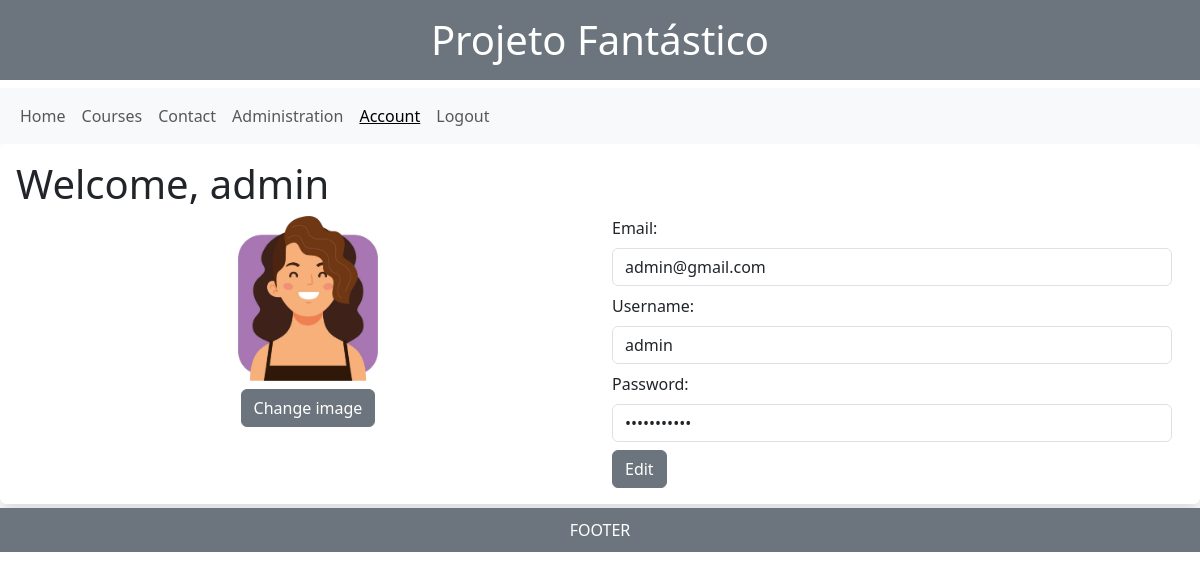
/index.php?p=account (signed in), run on the app's committed database.
### tables this page shows
CREATE TABLE user(
    id INT AUTO_INCREMENT PRIMARY KEY,
    email VARCHAR(100) NOT NULL UNIQUE,
    password VARCHAR(45) NOT NULL,
    username VARCHAR(45),
    last_login DATETIME,
    banned DATETIME,
    image VARCHAR(10),
    usertype_id INT,

    FOREIGN KEY (usertype_id) REFERENCES usertype(id)
);

### index.php (called while the page is built)
<?php
include('content/head.php');
include('content/header.php');
include('routes/routes.php');
include('content/footer.php');
?>

### db/user/selectbyid.php (called while the page is built, shortened)
<?php
include('db/conn.php');
$id = $_SESSION['id'];
$sql = "SELECT * FROM user WHERE id = $id";
$result = $conn->query($sql);
$row = $result->fetch_assoc();
?>

### content/pages/account.php (the view, shortened to what this page needs)
<h1>Welcome,
<?php
include('db/user/selectbyid.php');
echo $row['username'];
?>
</h1>
<div class="container-fluid">
    <div class="row">
        <div class="col-12 col-md-6 text-center">
            <?php if ($row['image'] == "") { ?>
                <img class="img_account" src="img/default.png" alt="">
            <?php } else { ?>
                <img class="img_account" src="img/users/<?=$row['image']?>" alt="">
            <?php } ?>
            <br>
            <button type="button" class="btn btn-secondary mt-2" data-bs-toggle="modal" data-bs-target="#modalChangeImage">Change image</button>
        </div>
        <div class="col-12 col-md-6">
            <form action="db/user/update.php" method="post">
                <div class="row">
                    <div class="col"><label class="form-label" for="email">Email:</label></div>
                </div>
                <div class="row">
                    <div class="col"><input class="form-control" type="email" name="account_email" id="account_email"
                    value="<?= $row['email']?>"></div>
                </div>
                <div class="row mt-2">
                    <div class="col"><label class="form-label" for="username">Username:</label></div>
                </div>
                <div class="row">
                    <div class="col"><input class="form-control" type="text" name="account_username" id="account_username" value="<?= $row['username']?>"></div>
                </div>
                <div class="row mt-2">
                    <div class="col"><label class="form-label" for="username">Password:</label></div>
                </div>
                <div class="row">
                    <div class="col">
                        <input class="form-control" type="password" name="account_password" id="account_password" value="***********">
                    </div>
                </div>
                <div class="row mt-2" id="account_edit">
                    <div class="col">
                        <a class="btn btn-secondary" onclick="edit()">Edit</a>
                    </div>
                </div>
            </form>
        </div>
    </div>
</div>

### css/style.css (style rules this page uses)
#account_email, #account_username, #account_password, #account_password1 { pointer-events: none; }
.img_account { width: 25%; }

### data on the page
user: username "admin", image (picture), account_email "admin@gmail.com", account_username "admin"
